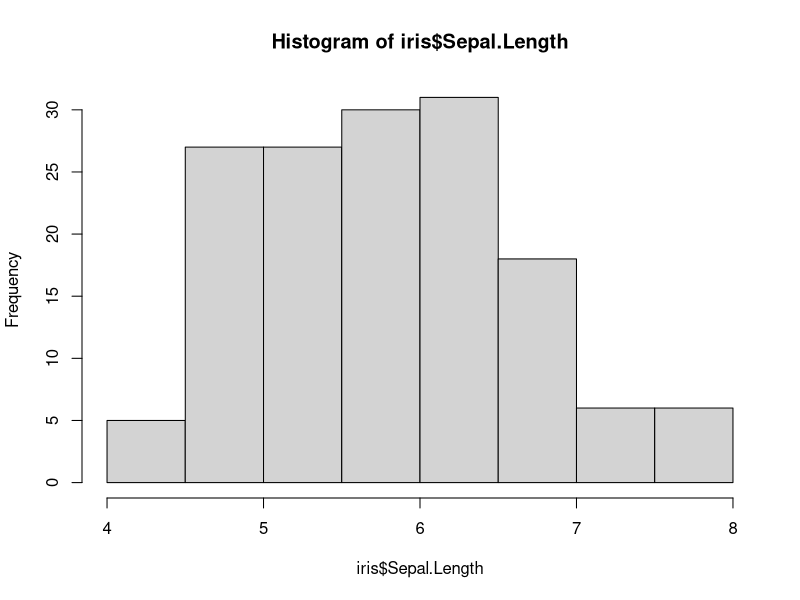
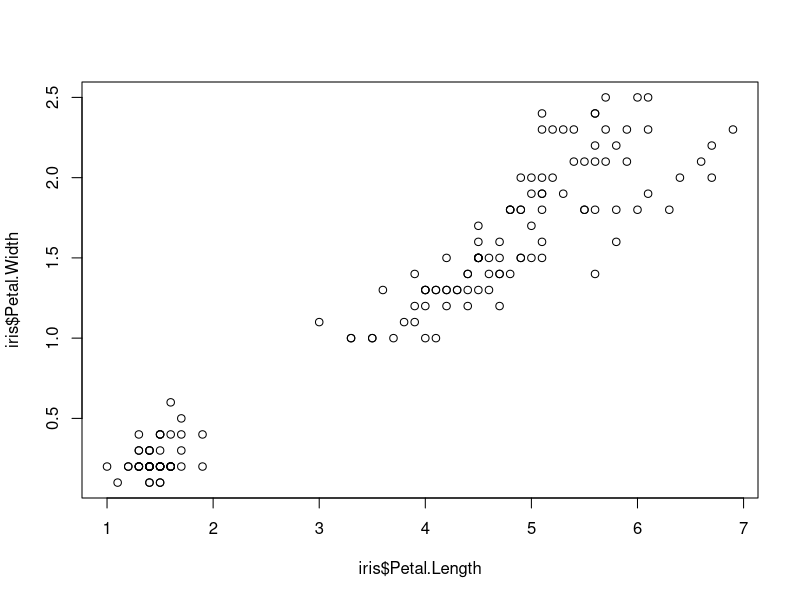

Write R code to recreate these figures, in order.
## ---- chunk 1
knitr::opts_chunk$set(echo = TRUE)
## ---- chunk 2
str(iris)
#summary()
summary(iris)
## ---- chunk 3
hist(iris$Sepal.Length)
## ---- chunk 4
plot(iris$Petal.Length,iris$Petal.Width)
